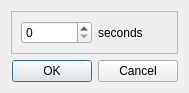
<ui version="4.0">
 <class>TimeSpanDialog</class>
 <widget class="QDialog" name="TimeSpanDialog">
  <property name="geometry">
   <rect>
    <x>0</x>
    <y>0</y>
    <width>189</width>
    <height>81</height>
   </rect>
  </property>
  <property name="windowTitle">
   <string>Set Time Span</string>
  </property>
  <layout class="QVBoxLayout" name="verticalLayout">
   <item>
    <widget class="QFrame" name="frame_3">
     <property name="frameShape">
      <enum>QFrame::StyledPanel</enum>
     </property>
     <property name="frameShadow">
      <enum>QFrame::Raised</enum>
     </property>
     <layout class="QHBoxLayout" name="horizontalLayout">
      <item>
       <widget class="QSpinBox" name="timeSpanSpinBox">
        <property name="maximum">
         <number>2000</number>
        </property>
       </widget>
      </item>
      <item>
       <widget class="QLabel" name="unitsLabel">
        <property name="text">
         <string>seconds</string>
        </property>
       </widget>
      </item>
     </layout>
    </widget>
   </item>
   <item>
    <widget class="QDialogButtonBox" name="buttonBox">
     <property name="orientation">
      <enum>Qt::Horizontal</enum>
     </property>
     <property name="standardButtons">
      <set>QDialogButtonBox::Cancel|QDialogButtonBox::Ok</set>
     </property>
    </widget>
   </item>
  </layout>
 </widget>
 <resources/>
 <connections>
  <connection>
   <sender>buttonBox</sender>
   <signal>accepted()</signal>
   <receiver>TimeSpanDialog</receiver>
   <slot>accept()</slot>
   <hints>
    <hint type="sourcelabel">
     <x>184</x>
     <y>110</y>
    </hint>
    <hint type="destinationlabel">
     <x>157</x>
     <y>274</y>
    </hint>
   </hints>
  </connection>
  <connection>
   <sender>buttonBox</sender>
   <signal>rejected()</signal>
   <receiver>TimeSpanDialog</receiver>
   <slot>reject()</slot>
   <hints>
    <hint type="sourcelabel">
     <x>184</x>
     <y>110</y>
    </hint>
    <hint type="destinationlabel">
     <x>286</x>
     <y>274</y>
    </hint>
   </hints>
  </connection>
 </connections>
</ui>
